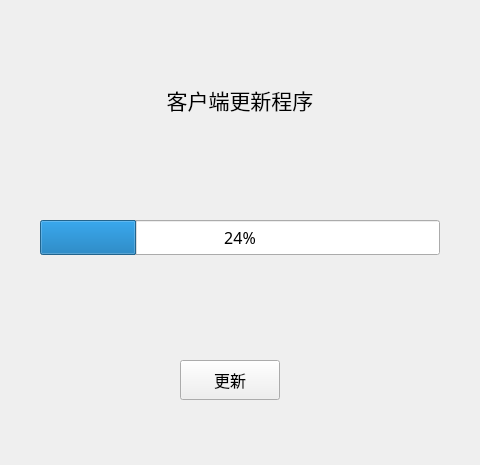
<?xml version="1.0" encoding="UTF-8"?>
<ui version="4.0">
 <class>MainWindow</class>
 <widget class="QMainWindow" name="MainWindow">
  <property name="geometry">
   <rect>
    <x>0</x>
    <y>0</y>
    <width>480</width>
    <height>465</height>
   </rect>
  </property>
  <property name="windowTitle">
   <string>MainWindow</string>
  </property>
  <property name="windowIcon">
   <iconset>
    <normaloff>resources/00007BF3.png</normaloff>resources/00007BF3.png</iconset>
  </property>
  <property name="autoFillBackground">
   <bool>true</bool>
  </property>
  <property name="styleSheet">
   <string notr="true"/>
  </property>
  <widget class="QWidget" name="centralwidget">
   <widget class="QLabel" name="label">
    <property name="geometry">
     <rect>
      <x>10</x>
      <y>50</y>
      <width>460</width>
      <height>100</height>
     </rect>
    </property>
    <property name="sizePolicy">
     <sizepolicy hsizetype="Ignored" vsizetype="Ignored">
      <horstretch>10</horstretch>
      <verstretch>10</verstretch>
     </sizepolicy>
    </property>
    <property name="font">
     <font>
      <family>微软雅黑</family>
      <pointsize>16</pointsize>
      <weight>50</weight>
      <italic>false</italic>
      <bold>false</bold>
     </font>
    </property>
    <property name="cursor">
     <cursorShape>IBeamCursor</cursorShape>
    </property>
    <property name="text">
     <string>客户端更新程序</string>
    </property>
    <property name="alignment">
     <set>Qt::AlignCenter</set>
    </property>
   </widget>
   <widget class="QProgressBar" name="progressBar">
    <property name="geometry">
     <rect>
      <x>40</x>
      <y>220</y>
      <width>400</width>
      <height>35</height>
     </rect>
    </property>
    <property name="sizePolicy">
     <sizepolicy hsizetype="Ignored" vsizetype="Ignored">
      <horstretch>0</horstretch>
      <verstretch>0</verstretch>
     </sizepolicy>
    </property>
    <property name="font">
     <font>
      <family>微软雅黑</family>
      <pointsize>12</pointsize>
     </font>
    </property>
    <property name="value">
     <number>24</number>
    </property>
    <property name="alignment">
     <set>Qt::AlignCenter</set>
    </property>
    <property name="textVisible">
     <bool>true</bool>
    </property>
   </widget>
   <widget class="QPushButton" name="pushButton">
    <property name="geometry">
     <rect>
      <x>180</x>
      <y>360</y>
      <width>100</width>
      <height>40</height>
     </rect>
    </property>
    <property name="font">
     <font>
      <family>微软雅黑</family>
      <pointsize>12</pointsize>
     </font>
    </property>
    <property name="text">
     <string>更新</string>
    </property>
   </widget>
   <zorder>progressBar</zorder>
   <zorder>label</zorder>
   <zorder>pushButton</zorder>
  </widget>
 </widget>
 <resources>
  <include location="resources/main.qrc"/>
 </resources>
 <connections/>
</ui>
